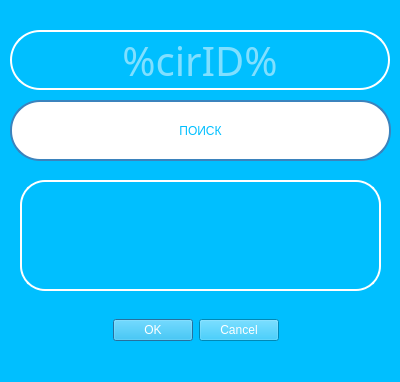
<?xml version="1.0" encoding="UTF-8"?>
<ui version="4.0">
 <class>Dialog</class>
 <widget class="QDialog" name="Dialog">
  <property name="geometry">
   <rect>
    <x>0</x>
    <y>0</y>
    <width>400</width>
    <height>382</height>
   </rect>
  </property>
  <property name="windowTitle">
   <string>Регистрация</string>
  </property>
  <property name="styleSheet">
   <string notr="true">background: #00BFFF</string>
  </property>
  <widget class="QDialogButtonBox" name="buttonBox">
   <property name="geometry">
    <rect>
     <x>100</x>
     <y>310</y>
     <width>191</width>
     <height>41</height>
    </rect>
   </property>
   <property name="font">
    <font>
     <pointsize>13</pointsize>
    </font>
   </property>
   <property name="styleSheet">
    <string notr="true">color: white;</string>
   </property>
   <property name="orientation">
    <enum>Qt::Horizontal</enum>
   </property>
   <property name="standardButtons">
    <set>QDialogButtonBox::Cancel|QDialogButtonBox::Ok</set>
   </property>
   <property name="centerButtons">
    <bool>true</bool>
   </property>
  </widget>
  <widget class="QLabel" name="label">
   <property name="geometry">
    <rect>
     <x>20</x>
     <y>180</y>
     <width>361</width>
     <height>111</height>
    </rect>
   </property>
   <property name="font">
    <font>
     <pointsize>17</pointsize>
    </font>
   </property>
   <property name="styleSheet">
    <string notr="true">border: 2px solid;
border-color:white;
border-radius: 25;
color: white</string>
   </property>
   <property name="text">
    <string>&lt;html&gt;&lt;head/&gt;&lt;body&gt;&lt;p align=&quot;center&quot;&gt;&lt;br/&gt;&lt;/p&gt;&lt;/body&gt;&lt;/html&gt;</string>
   </property>
  </widget>
  <widget class="QLineEdit" name="cirID">
   <property name="geometry">
    <rect>
     <x>10</x>
     <y>30</y>
     <width>380</width>
     <height>60</height>
    </rect>
   </property>
   <property name="font">
    <font>
     <family>Apple Symbols</family>
     <pointsize>30</pointsize>
     <weight>50</weight>
     <italic>false</italic>
     <bold>false</bold>
    </font>
   </property>
   <property name="styleSheet">
    <string notr="true">background-color: #00BFFF;
color: white;
font: 30pt &quot;Apple Symbols&quot;;
border: 2px solid white;
border-radius: 30;</string>
   </property>
   <property name="frame">
    <bool>false</bool>
   </property>
   <property name="alignment">
    <set>Qt::AlignCenter</set>
   </property>
   <property name="placeholderText">
    <string>%cirID%</string>
   </property>
  </widget>
  <widget class="QPushButton" name="pushButton">
   <property name="geometry">
    <rect>
     <x>10</x>
     <y>100</y>
     <width>381</width>
     <height>61</height>
    </rect>
   </property>
   <property name="styleSheet">
    <string notr="true">QPushButton {
	color: #00BFFF;
	background-color: white;
	border: 2px solid rgb(59, 131, 189);
	border-radius: 30;
}

QPushButton:pressed {
background-color: rgb(200, 255, 255);
}

</string>
   </property>
   <property name="text">
    <string>ПОИСК</string>
   </property>
  </widget>
 </widget>
 <resources/>
 <connections>
  <connection>
   <sender>buttonBox</sender>
   <signal>accepted()</signal>
   <receiver>Dialog</receiver>
   <slot>accept()</slot>
   <hints>
    <hint type="sourcelabel">
     <x>248</x>
     <y>254</y>
    </hint>
    <hint type="destinationlabel">
     <x>157</x>
     <y>274</y>
    </hint>
   </hints>
  </connection>
  <connection>
   <sender>buttonBox</sender>
   <signal>rejected()</signal>
   <receiver>Dialog</receiver>
   <slot>reject()</slot>
   <hints>
    <hint type="sourcelabel">
     <x>316</x>
     <y>260</y>
    </hint>
    <hint type="destinationlabel">
     <x>286</x>
     <y>274</y>
    </hint>
   </hints>
  </connection>
 </connections>
</ui>
